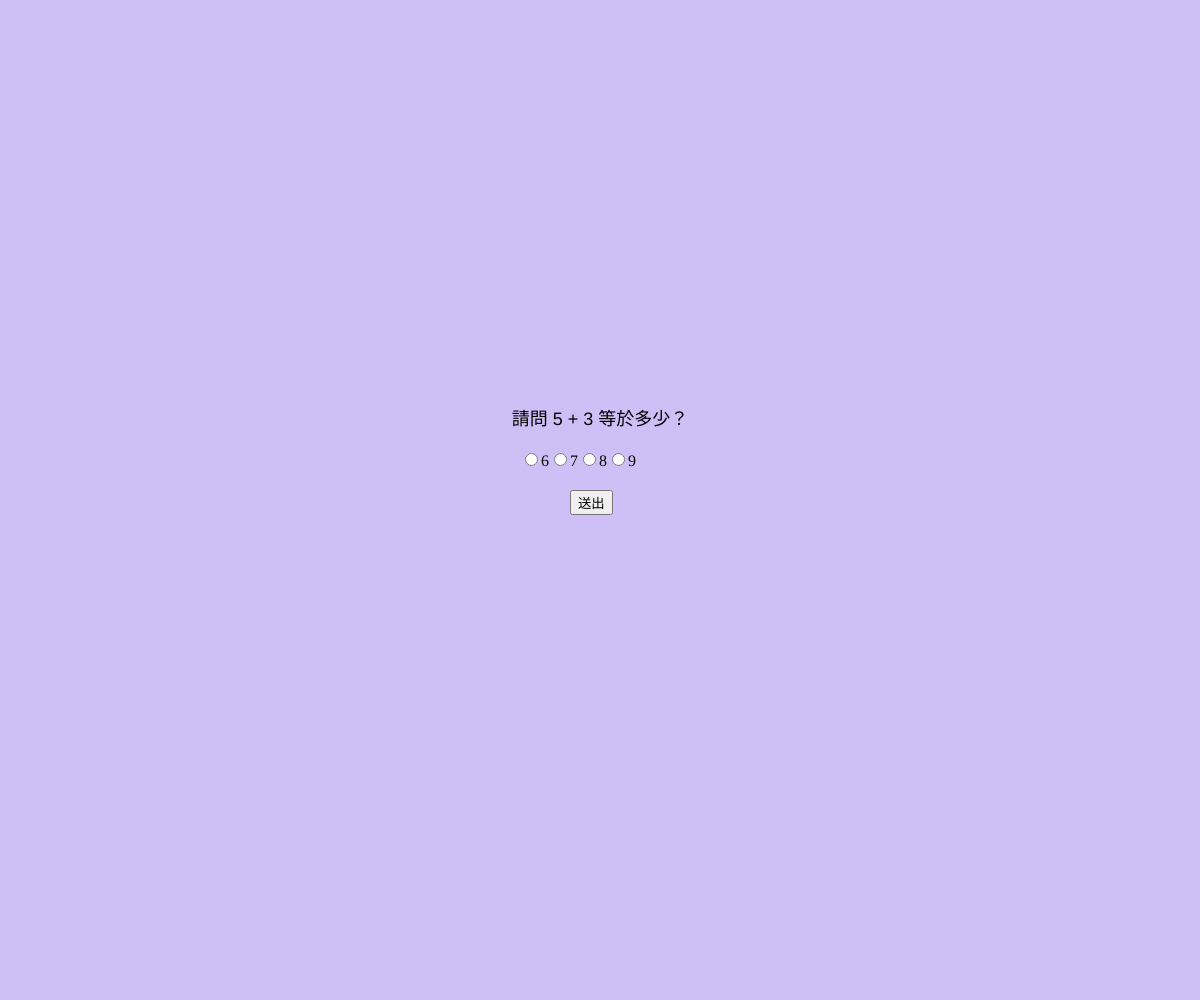
Frame 1 (no input)
Frame 60 (no input): identical to frame 1, image omitted
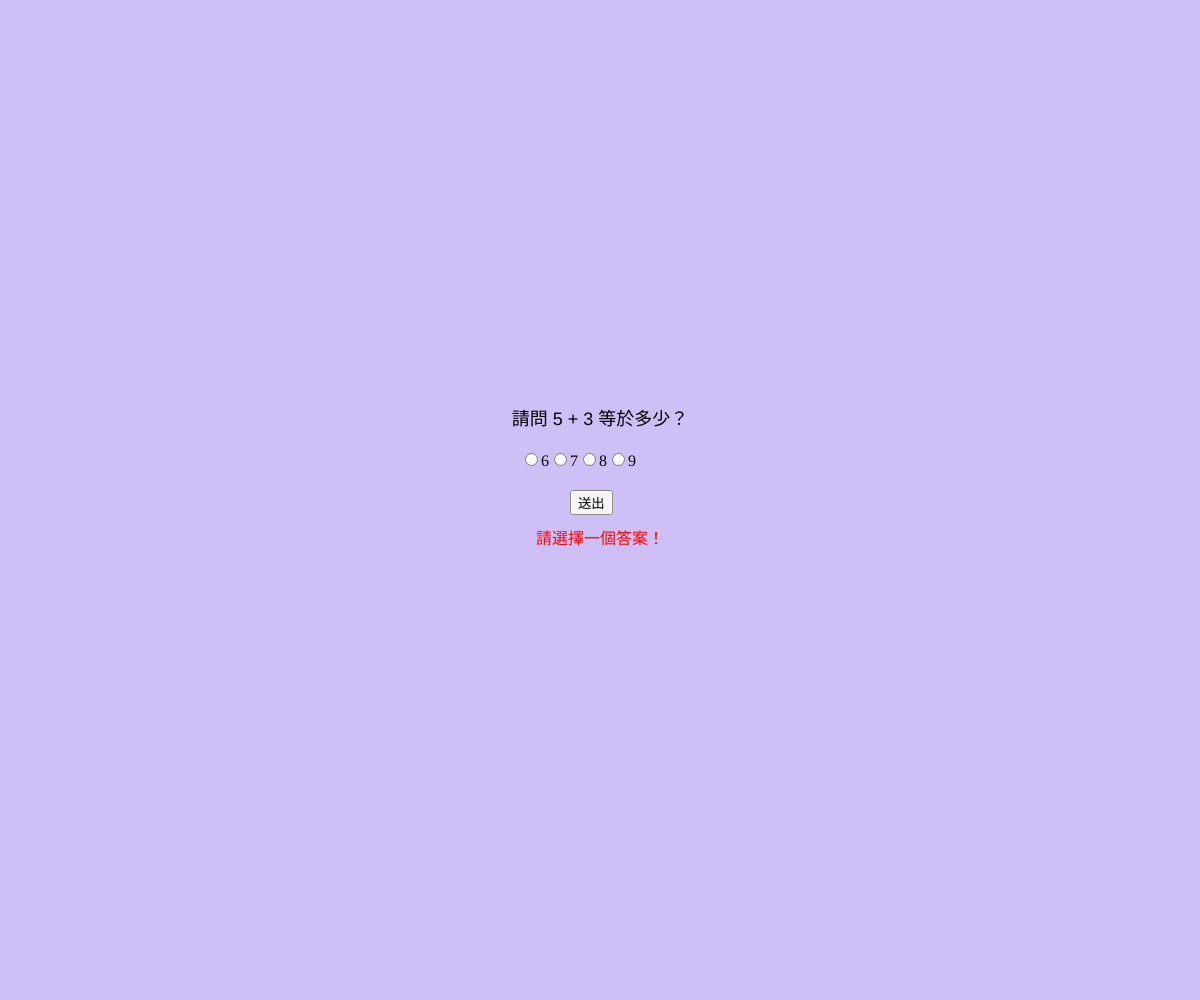
Frame 120 (the mouse pressed at the canvas centre since frame 60)

The p5.js sketch that drew these frames (run headless with seeded random() and noise() and a simulated clock; from frame 60 on, the mouse is pressed at the canvas centre):

// p5.js sketch
// ── sketch.js
let question = "請問 5 + 3 等於多少？";
let radio;
let submitButton;
let resultMessage = "";

function setup() {
  createCanvas(windowWidth, windowHeight);
  background("#CFBFF7");

  // 顯示題目
  textAlign(CENTER, CENTER);
  textSize(18);
  fill(0);
  text(question, width / 2 , height / 2 - 80);

  // 建立選項
  radio = createRadio();
  radio.option("6");
  radio.option("7");
  radio.option("8");
  radio.option("9");
  radio.style("width", "200px");
  radio.position(width / 2 - 80, height / 2 - 50);

  // 建立送出按鈕
  submitButton = createButton("送出");
  submitButton.position(width / 2 - 30, height / 2 - 10);
  submitButton.mousePressed(checkAnswer);
}

function draw() {
  background("#CFBFF7");

  // 顯示題目
  textAlign(CENTER, CENTER);
  textSize(18);
  fill(0);
  text(question, width / 2 , height / 2 - 80);

  // 顯示結果訊息
  textSize(16);
  fill(resultMessage === "答對了！" ? "green" : "red");
  text(resultMessage, width / 2, height / 2 + 40);
}

function checkAnswer() {
  const selected = radio.value();
  if (selected === "8") {
    resultMessage = "答對了！";
  } else if (!selected) {
    resultMessage = "請選擇一個答案！";
  } else {
    resultMessage = "答錯了！";
  }
}
